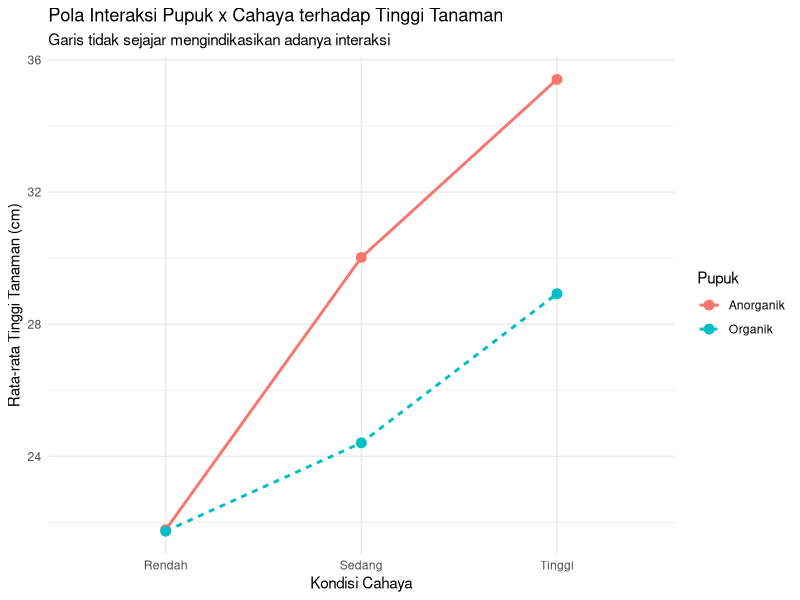
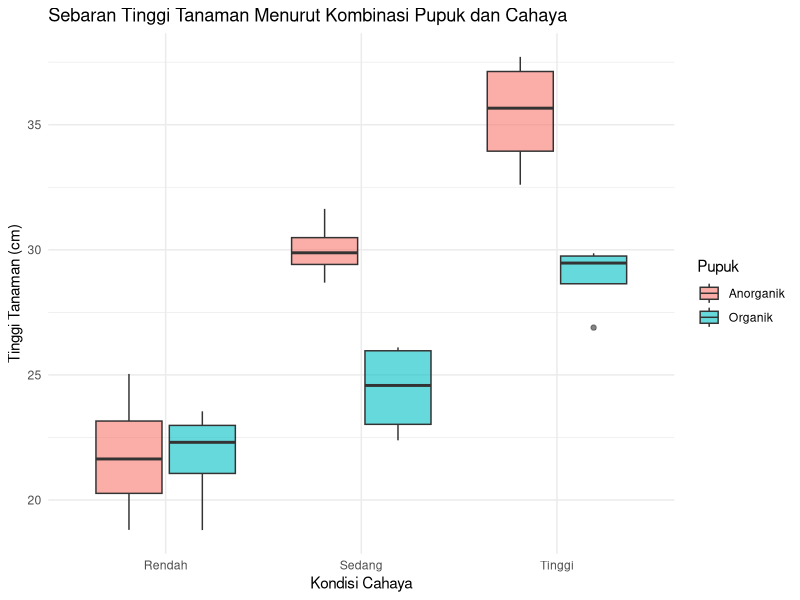
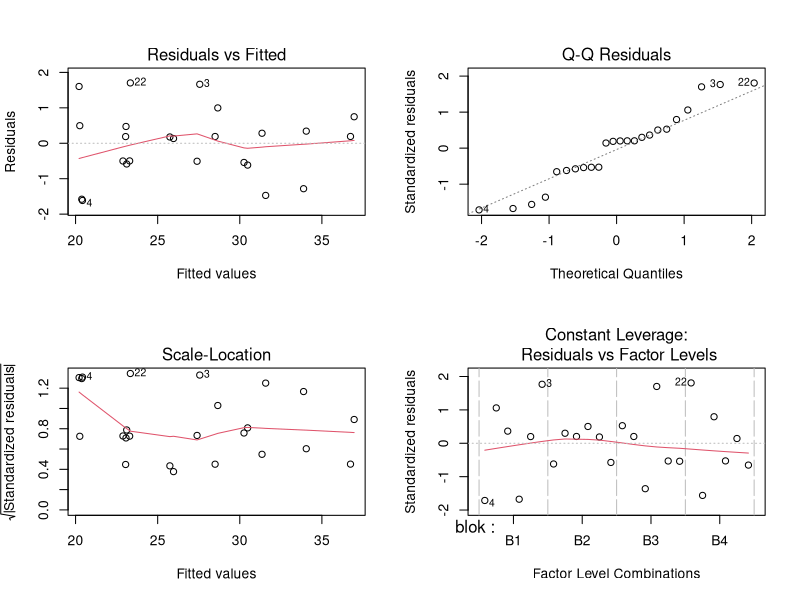

The R script that drew these images, in order:
## =============================================================
## BIOSTATISTIKA UNTUK BIOLOGI
## Pertemuan 4 - Data Numerik Multifaktor
## Topik: Rancangan Acak Kelompok (RAK) Faktorial 2 Faktor
## =============================================================
##
## TUJUAN PEMBELAJARAN:
## 1. Memahami konsep rancangan FAKTORIAL: menguji dua faktor
##    perlakuan sekaligus (di sini: pupuk & cahaya) dalam satu
##    model, termasuk kemungkinan INTERAKSI antar keduanya
## 2. Membaca & mengeksplorasi data dengan dua faktor perlakuan
##    dan satu faktor blok
## 3. Menghitung statistik deskriptif untuk tiap kombinasi
##    perlakuan (pupuk x cahaya)
## 4. Memvisualisasikan pola interaksi dengan grafik garis
## 5. Menguji pengaruh utama pupuk, cahaya, serta interaksinya,
##    sambil tetap mengontrol keragaman akibat blok
## 6. Memeriksa asumsi model
## =============================================================
##
## KONSEP KUNCI: APA ITU INTERAKSI?
## Pada rancangan faktorial, kita tidak hanya menguji pengaruh
## masing-masing faktor secara terpisah (disebut PENGARUH UTAMA/
## main effect), tetapi juga apakah pengaruh satu faktor
## BERGANTUNG pada level faktor lainnya (disebut INTERAKSI).
## Contoh: jika pengaruh pupuk terhadap tinggi tanaman berbeda-
## beda tergantung kondisi cahaya (misalnya pupuk X sangat efektif
## di cahaya terang tetapi tidak berpengaruh di tempat teduh),
## maka ada interaksi antara pupuk dan cahaya. Interaksi inilah
## yang membuat rancangan faktorial lebih informatif dibanding
## menguji tiap faktor secara terpisah dalam percobaan berbeda.
## =============================================================

## -----------------------------------------------------------
## 0. PERSIAPAN: memuat paket yang dibutuhkan
## -----------------------------------------------------------
# Paket dimuat satu per satu (bukan tidyverse) agar jelas fungsi
# apa berasal dari paket mana:
#   readr   -> membaca file .csv (read_csv)
#   dplyr   -> manipulasi data (mutate, group_by, summarise)
#   ggplot2 -> visualisasi data
library(readr)
library(dplyr)
library(ggplot2)


## -----------------------------------------------------------
## 1. MEMBACA DATA
## -----------------------------------------------------------
data <- read_csv("data/04_data_numerik_multifaktor.csv")

# glimpse() memastikan struktur data sudah sesuai ekspektasi:
# - "blok"      -> faktor pengelompokan (dari rancangan RAK)
# - "pupuk"     -> faktor perlakuan pertama
# - "cahaya"    -> faktor perlakuan kedua
# - "tinggi_cm" -> variabel respons numerik
glimpse(data)

# Konversi "blok", "pupuk", dan "cahaya" menjadi faktor, supaya
# ANOVA memperlakukan ketiganya sebagai variabel kategorik, bukan
# numerik/karakter bebas.
data <- data |>
  mutate(
    blok = factor(blok),
    pupuk = factor(pupuk),
    cahaya = factor(cahaya)
  )

levels(data$blok)
levels(data$pupuk)
levels(data$cahaya)

# Pemeriksaan keseimbangan rancangan: idealnya setiap kombinasi
# pupuk x cahaya muncul dengan jumlah ulangan yang sama pada
# setiap blok. Tabel ini membantu mendeteksi data yang hilang
# atau tidak seimbang sebelum masuk ke tahap pemodelan.
table(data$pupuk, data$cahaya)


## -----------------------------------------------------------
## 2. STATISTIK DESKRIPTIF PER KOMBINASI PERLAKUAN
## -----------------------------------------------------------
# group_by(pupuk, cahaya) mengelompokkan data berdasarkan
# KOMBINASI kedua faktor, sehingga kita bisa melihat rata-rata
# dan keragaman tinggi_cm pada tiap kombinasi pupuk x cahaya --
# ini adalah langkah awal untuk "melihat" pola interaksi secara
# numerik sebelum divisualisasikan.
data |>
  group_by(pupuk, cahaya) |>
  summarise(
    n = n(),
    mean = mean(tinggi_cm, na.rm = TRUE),
    sd = sd(tinggi_cm, na.rm = TRUE),
    .groups = "drop"
  )


## -----------------------------------------------------------
## 3. VISUALISASI POLA INTERAKSI
## -----------------------------------------------------------
# Grafik interaksi (interaction plot) adalah cara paling umum
# untuk melihat pola interaksi secara visual:
# - sumbu-x -> level faktor pertama (cahaya)
# - garis terpisah (linetype/color) -> level faktor kedua (pupuk)
# - titik & garis -> rata-rata tinggi_cm pada tiap kombinasi
#
# Interpretasi pola garis:
# - Garis yang SEJAJAR  -> menunjukkan TIDAK ADA interaksi
#   (pengaruh cahaya terhadap tinggi_cm konsisten di semua level
#   pupuk)
# - Garis yang BERPOTONGAN atau kemiringannya berbeda jauh ->
#   mengindikasikan ADANYA interaksi antara pupuk dan cahaya
ggplot(
  data,
  aes(x = cahaya, y = tinggi_cm, group = pupuk, color = pupuk, linetype = pupuk)
) +
  stat_summary(fun = mean, geom = "line", linewidth = 1) +
  stat_summary(fun = mean, geom = "point", size = 3) +
  labs(
    title = "Pola Interaksi Pupuk x Cahaya terhadap Tinggi Tanaman",
    subtitle = "Garis tidak sejajar mengindikasikan adanya interaksi",
    x = "Kondisi Cahaya",
    y = "Rata-rata Tinggi Tanaman (cm)",
    color = "Pupuk",
    linetype = "Pupuk"
  ) +
  theme_minimal()

# Boxplot tambahan menurut kombinasi perlakuan, untuk melihat
# sebaran data individual (tidak hanya rata-rata seperti grafik
# interaksi di atas).
ggplot(data, aes(x = cahaya, y = tinggi_cm, fill = pupuk)) +
  geom_boxplot(alpha = 0.6) +
  labs(
    title = "Sebaran Tinggi Tanaman Menurut Kombinasi Pupuk dan Cahaya",
    x = "Kondisi Cahaya",
    y = "Tinggi Tanaman (cm)",
    fill = "Pupuk"
  ) +
  theme_minimal()


## -----------------------------------------------------------
## 4. MODEL RAK FAKTORIAL: ANOVA DUA FAKTOR + BLOK
## -----------------------------------------------------------
# Model: tinggi_cm ~ blok + pupuk * cahaya
# Notasi "pupuk * cahaya" adalah singkatan dari
# "pupuk + cahaya + pupuk:cahaya", yang berarti model menguji:
#   - pengaruh utama pupuk
#   - pengaruh utama cahaya
#   - pengaruh interaksi pupuk:cahaya
# sekaligus, sedangkan "blok" tetap dimasukkan lebih dulu di
# dalam formula untuk mengontrol/menghilangkan keragaman akibat
# pengelompokan blok (sama seperti pada RAK di Pertemuan 2),
# sebelum menguji pengaruh kedua faktor perlakuan.
model <- aov(
  tinggi_cm ~ blok + pupuk * cahaya,
  data = data
)

# summary() menghasilkan tabel ANOVA dengan baris:
# - "blok"          -> keragaman akibat pengelompokan blok
# - "pupuk"         -> pengaruh utama pupuk
# - "cahaya"        -> pengaruh utama cahaya
# - "pupuk:cahaya"  -> pengaruh interaksi antara pupuk dan cahaya
#
# CARA MEMBACA HASIL:
# - Jika "pupuk:cahaya" SIGNIFIKAN (Pr(>F) < 0.05), maka
#   interpretasi pengaruh utama pupuk atau cahaya secara terpisah
#   menjadi kurang bermakna -- fokuskan interpretasi pada pola
#   interaksi (lihat kembali grafik pada bagian 3), dan lakukan
#   uji lanjut per kombinasi bila diperlukan.
# - Jika interaksi TIDAK signifikan, maka pengaruh utama pupuk
#   dan cahaya masing-masing dapat diinterpretasikan secara
#   independen/terpisah.
summary(model)


## -----------------------------------------------------------
## 5. (OPSIONAL) UJI LANJUT
## -----------------------------------------------------------
# Jika interaksi TIDAK signifikan, uji lanjut cukup dilakukan
# untuk masing-masing pengaruh utama yang signifikan, contoh:
#   TukeyHSD(model, "pupuk")
#   TukeyHSD(model, "cahaya")
#
# Jika interaksi SIGNIFIKAN, sebaiknya bandingkan rata-rata
# antar kombinasi pupuk x cahaya, contoh:
#   TukeyHSD(model, "pupuk:cahaya")
# Interpretasikan hasil ini sesuai dengan pola pada grafik
# interaksi di bagian 3.

TukeyHSD(model, "pupuk:cahaya")


## -----------------------------------------------------------
## 6. PEMERIKSAAN ASUMSI MODEL (DIAGNOSTIK)
## -----------------------------------------------------------
# Asumsi yang diperiksa sama seperti model-model sebelumnya:
#   (1) Residual menyebar normal
#   (2) Ragam antar kelompok (kombinasi perlakuan) homogen
#   (3) Tidak ada pencilan yang terlalu berpengaruh
par(mfrow = c(2, 2))
plot(model)
par(mfrow = c(1, 1)) # kembalikan tampilan grafik ke normal


## -----------------------------------------------------------
## 7. (OPSIONAL) UJI FORMAL ASUMSI
## -----------------------------------------------------------
shapiro.test(residuals(model))
bartlett.test(tinggi_cm ~ interaction(pupuk, cahaya), data = data)

## =============================================================
## RINGKASAN ALUR ANALISIS:
## Baca data -> Cek keseimbangan kombinasi perlakuan ->
## Deskriptif per kombinasi -> Visualisasi pola interaksi ->
## ANOVA (blok + pupuk * cahaya) -> Cek signifikansi interaksi
## -> Uji lanjut sesuai hasil -> Cek asumsi model
##
## PERBEDAAN UTAMA DENGAN PERTEMUAN SEBELUMNYA:
## - Ada DUA faktor perlakuan sekaligus (pupuk & cahaya), bukan
##   satu, sehingga model dapat menguji INTERAKSI antar faktor
## - Notasi "*" dalam formula ANOVA menghasilkan pengaruh utama
##   kedua faktor DITAMBAH interaksi keduanya
## - Interpretasi hasil selalu dimulai dari suku interaksi
##   sebelum menafsirkan pengaruh utama masing-masing faktor
## =============================================================
